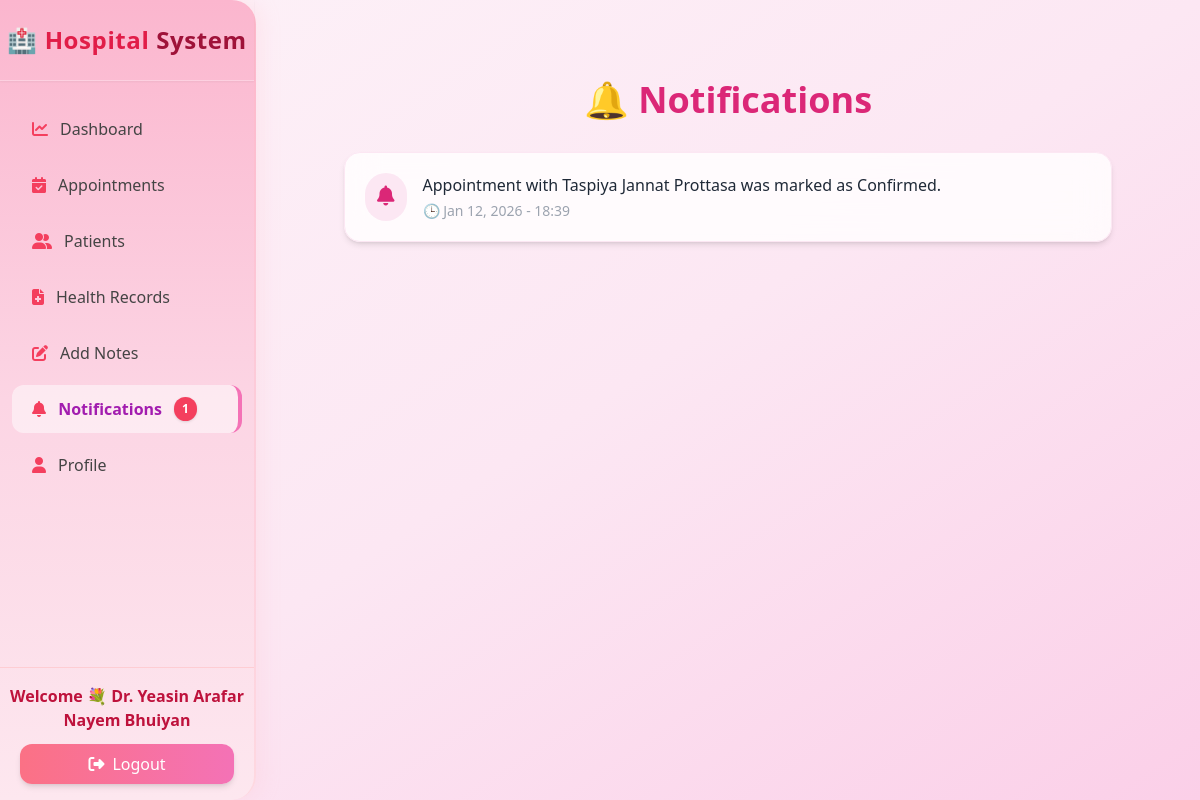
Screenshot of /doctors/notifications/ (signed in) with the database file from the repository.
### accounts/models.py (models this page shows, shortened)
class UserProfile(models.Model):
    USER_TYPE_CHOICES = (('patient', 'Patient'), ('doctor', 'Doctor'))
    username = models.CharField(max_length=150, unique=True)
    current_role = models.CharField(max_length=20, choices=[("doctor","Doctor"),("patient","Patient")], default="patient")
    email = models.EmailField(unique=True)
    name = models.CharField(max_length=255)
    password = models.CharField(max_length=256)
    user_type = models.CharField(max_length=10, choices=USER_TYPE_CHOICES)
    phone = models.CharField(max_length=15, blank=True, null=True)
    age = models.IntegerField(blank=True, null=True)
    address = models.TextField(blank=True, null=True)
    specialization = models.CharField(max_length=100, blank=True, null=True)
    license = models.CharField(max_length=50, blank=True, null=True)
    gender = models.CharField(max_length=10, blank=True, null=True)
    blood_group = models.CharField(max_length=3, blank=True, null=True)
    bio = models.TextField(blank=True, null=True)
    profile_pic = models.ImageField(upload_to="profiles/", blank=True, null=True)
    created_at = models.DateTimeField(auto_now_add=True)
    visit_fee = models.CharField(max_length=50, blank=True, null=True)
    objects = UserManager()

### doctors/models.py (models this page shows, shortened)
class DoctorNotification(models.Model):
    doctor = models.ForeignKey(UserProfile, on_delete=models.CASCADE, related_name="doctor_notifications")
    message = models.TextField()
    created_at = models.DateTimeField(auto_now_add=True)
    is_read = models.BooleanField(default=False)

### doctors/views.py (the view)
    def wrapper(request, *args, **kwargs):
        user = get_session_user(request)
        if not user:
            messages.warning(request, "Please login as a doctor first 🩺")
            return redirect("LogInSignUppage")
        return func(request, *args, **kwargs)

### doctors/context_processors.py (called while the page is built)
def doctor_context(request):
    user_id = request.session.get("user_id")
    if not user_id:
        return {}
    try:
        doctor = UserProfile.objects.get(id=user_id, user_type="doctor")
        return {"doctor": doctor}
    except UserProfile.DoesNotExist:
        return {}

### doctors/views.py (called while the page is built)
def get_session_user(request):
    user_id = request.session.get("user_id")
    if not user_id:
        return None
    try:
        return UserProfile.objects.get(id=user_id, user_type="doctor")
    except UserProfile.DoesNotExist:
        return None

def login_required_view(func):
    def wrapper(request, *args, **kwargs):
        user = get_session_user(request)
        if not user:
            messages.warning(request, "Please login as a doctor first 🩺")
            return redirect("LogInSignUppage")
        return func(request, *args, **kwargs)
    return wrapper

@login_required_view
def doctor_notifications(request):
    doctor = get_session_user(request)
    if not doctor:
        return redirect("LogInSignUppage")
    notifications = DoctorNotification.objects.filter(doctor=doctor).distinct().order_by("-created_at")
    unread_count = notifications.filter(is_read=False).count()
    DoctorNotification.objects.filter(doctor=doctor, is_read=False).update(is_read=True)
    return render(request, "doctor_notifications.html", {
        "notifications": notifications,
        "doctor": doctor,
        "unread_count": unread_count,
    })

### patients/context_processors.py (called while the page is built)
def patient_context(request):
    user_id = request.session.get("user_id")
    if not user_id:
        return {}
    try:
        patient = UserProfile.objects.get(id=user_id, user_type="patient")
        return {"patient": patient}
    except UserProfile.DoesNotExist:
        return {}

### doctors/templates/doctor_notifications.html (shortened to what this page needs)
{% load static %}
<!DOCTYPE html>
<html lang="en">
<head>
  <script src="https://cdn.tailwindcss.com"></script>
  <link rel="stylesheet" href="https://cdnjs.cloudflare.com/ajax/libs/font-awesome/6.4.2/css/all.min.css"/>
</head>
<body class="bg-gradient-to-br from-pink-50 via-pink-100 to-pink-200 min-h-screen flex font-sans">
  {% include 'doctor_sidebar.html' %}
  <main class="flex-1 p-6 lg:p-10 mt-16 lg:mt-10 lg:ml-64 transition-all duration-300">
    <h2 class="text-3xl md:text-4xl font-bold text-pink-600 mb-8 text-center">
      🔔 Notifications
    </h2>
    {% if notifications %}
      <div class="space-y-4 max-w-3xl mx-auto">
        {% for n in notifications %}
          <div class="bg-white/80 backdrop-blur-lg border border-pink-100 rounded-2xl shadow-md hover:shadow-xl transition p-5 flex items-start justify-between">
            <div class="flex items-start gap-4">
              <div class="bg-pink-100 p-3 rounded-full">
                <i class="fa-solid fa-bell text-pink-600 text-xl"></i>
              </div>
              <div>
                <p class="text-gray-800 font-medium">{{ n.message }}</p>
                <p class="text-gray-400 text-sm mt-1">
                  🕒 {{ n.created_at|date:"M d, Y - H:i" }}
                </p>
              </div>
            </div>
          </div>
        {% endfor %}
      </div>
    {% else %}
      <div class="bg-white/80 backdrop-blur-lg border border-pink-100 shadow-md rounded-2xl p-8 text-center max-w-lg mx-auto">
        <i class="fa-regular fa-envelope-open text-pink-400 text-4xl mb-3"></i>
        <p class="text-gray-500 italic text-lg">No notifications yet 💌</p>
      </div>
    {% endif %}
  </main>
</body>
</html>

### doctors/templates/doctor_sidebar.html (shortened to what this page needs)
{% load static %}
<!DOCTYPE html>
<html lang="en">
<head>
  <script src="https://cdn.tailwindcss.com"></script>
  <link href="https://cdnjs.cloudflare.com/ajax/libs/font-awesome/6.5.0/css/all.min.css" rel="stylesheet">
</head>
<body class="min-h-screen">
  <aside id="sidebar"
         class="sidebar fixed top-0 left-0 h-full w-64 text-gray-700 flex flex-col justify-between shadow-2xl rounded-r-3xl transform -translate-x-full lg:translate-x-0 transition-all duration-300 z-40">
    <div class="hidden lg:block text-center font-bold text-2xl py-6 border-b border-white/30 shadow-sm tracking-wide">
      🏥 <span class="text-rose-600">Hospital</span><span class="text-rose-800"> System</span>
    </div>
    <ul class="mt-20 lg:mt-6 space-y-2 px-3 overflow-y-auto">
      <li>
        <a href="{% url 'doctor_dashboard' %}"
           class="flex items-center gap-3 px-5 py-3 rounded-xl nav-item {% if request.resolver_match.url_name == 'doctor_dashboard' %}active-link{% endif %}">
          <i class="fa-solid fa-chart-line text-rose-500"></i> Dashboard
        </a>
      </li>
      <li>
        <a href="{% url 'doctor_appointments' %}"
           class="flex items-center gap-3 px-5 py-3 rounded-xl nav-item {% if request.resolver_match.url_name == 'doctor_appointments' %}active-link{% endif %}">
          <i class="fa-solid fa-calendar-check text-rose-500"></i> Appointments
        </a>
      </li>
      <li>
        <a href="{% url 'doctor_patients' %}"
           class="flex items-center gap-3 px-5 py-3 rounded-xl nav-item {% if request.resolver_match.url_name == 'doctor_patients' %}active-link{% endif %}">
          <i class="fa-solid fa-user-group text-rose-500"></i> Patients
        </a>
      </li>
      <li>
        <a href="{% url 'doctor_health_records' %}"
           class="flex items-center gap-3 px-5 py-3 rounded-xl nav-item {% if request.resolver_match.url_name == 'doctor_health_records' %}active-link{% endif %}">
          <i class="fa-solid fa-file-medical text-rose-500"></i> Health Records
        </a>
      </li>
      <li>
        <a href="{% url 'doctor_addnotes' %}"
           class="flex items-center gap-3 px-5 py-3 rounded-xl nav-item {% if request.resolver_match.url_name == 'doctor_addnotes' %}active-link{% endif %}">
          <i class="fa-solid fa-pen-to-square text-rose-500"></i> Add Notes
        </a>
      </li>
      <li>
        <a href="{% url 'doctor_notifications' %}"
           class="flex items-center gap-3 px-5 py-3 rounded-xl nav-item {% if request.resolver_match.url_name == 'doctor_notifications' %}active-link{% endif %}">
          <span><i class="fa-solid fa-bell text-rose-500 mr-2"></i> Notifications</span>
          {% if unread_count > 0 %}
          <span class="bg-rose-500 text-white text-xs px-2 py-1 rounded-full shadow">{{ unread_count }}</span>
          {% endif %}
        </a>
      </li>
      <li>
        <a href="{% url 'doctor_profile' %}"
           class="flex items-center gap-3 px-5 py-3 rounded-xl nav-item {% if request.resolver_match.url_name == 'doctor_profile' %}active-link{% endif %}">
          <i class="fa-solid fa-user text-rose-500"></i> Profile
        </a>
      </li>
    </ul>
    <div class="text-center border-t border-rose-200 py-4 mt-auto">
      <p class="font-semibold text-rose-700">Welcome 💐 Dr. {{ doctor.name|default:"Lovely You" }}</p>
      <form method="POST" action="{% url 'logout' %}" class="mx-5 mt-3">
        <button type="submit" class="w-full py-2 bg-gradient-to-r from-rose-400 to-pink-400 text-white rounded-xl hover:from-rose-500 hover:to-pink-500 transition-all duration-300 shadow-md flex items-center justify-center gap-2">
          <i class="fa-solid fa-right-from-bracket"></i> Logout
        </button>
      </form>
    </div>
  </aside>
</body>
</html>

### doctors/templates/doctor_sidebar.html (style rules this page uses)
body { font-family: 'Poppins', sans-serif; background: linear-gradient(to bottom right, #fff0f5, #fef6f9, #fdf4ff); }
.sidebar { background: linear-gradient(180deg, #fbb6ce 0%, #fcd5e4 50%, #fde7ef 100%); box-shadow: 4px 0 20px rgba(255, 192, 203, 0.25); border-right: 2px solid rgba(255, 182, 193, 0.3); transition: all 0.3s ease-in-out; }
.nav-item { transition: all 0.25s ease-in-out; color: #444; }
.active-link { background: rgba(255, 255, 255, 0.5); border-right: 4px solid #f472b6; color: #a21caf !important; font-weight: 600; }

### rows the page displays
UserProfile: name "Yeasin Arafar Nayem Bhuiyan"
DoctorNotification: message "Appointment with Taspiya Jannat Prottasa was marked as Confirmed.", created_at "Jan 12, 2026 - 18:39"

### other values shown
{{ unread_count }} "1"
